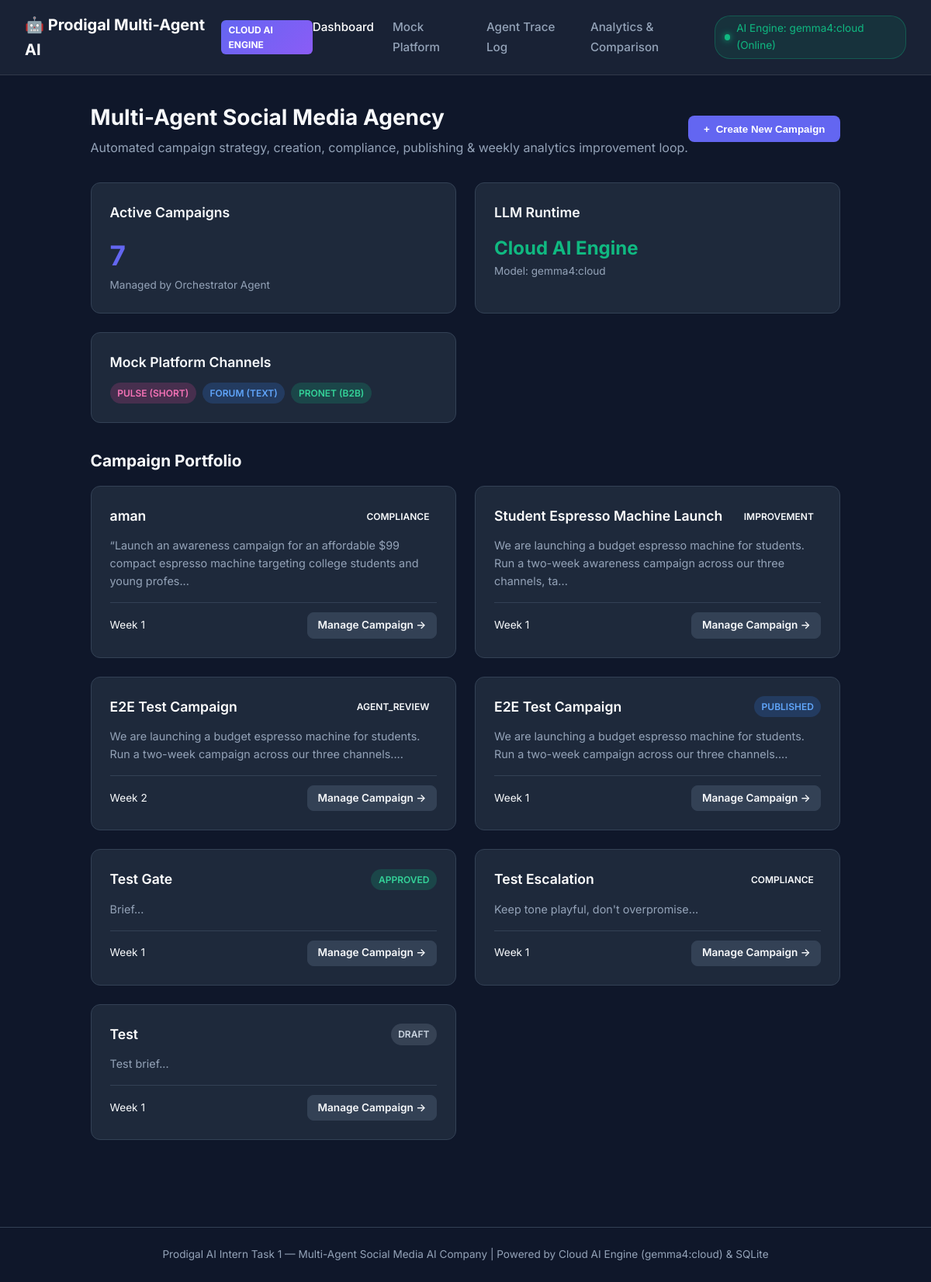
Before: / with the older database file.
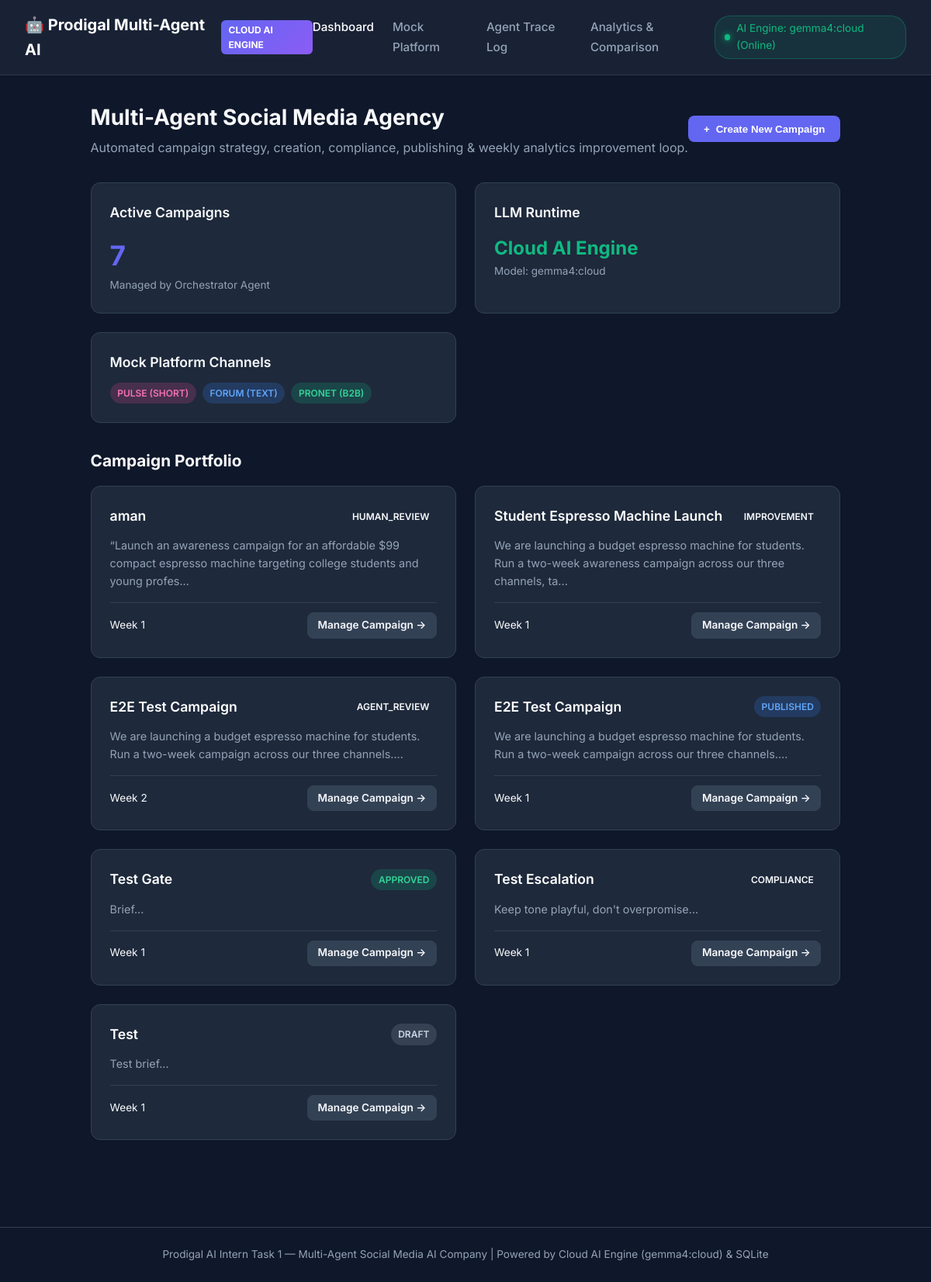
After: the same page with the newer database file.
### app/database/models.py (models this page shows)
class CampaignModel(Base):
    __tablename__ = "campaigns"
    id = Column(String, primary_key=True, index=True) # campaign_id
    title = Column(String, nullable=False)
    human_brief = Column(Text, nullable=False)
    target_audience = Column(JSON, nullable=True) # structured audience profile
    channels = Column(JSON, nullable=True) # list of channels
    duration_days = Column(Integer, default=14)
    content_pillars = Column(JSON, nullable=True)
    posting_cadence = Column(JSON, nullable=True)
    kpis = Column(JSON, nullable=True)
    strategic_hypotheses = Column(JSON, nullable=True)
    status = Column(String, default="DRAFT") # DRAFT, AGENT_REVIEW, COMPLIANCE, HUMAN_REVIEW, APPROVED, SCHEDULED, PUBLISHED, ANALYZING, IMPROVEMENT
    week_number = Column(Integer, default=1) # 1 or 2
    week1_analytics_report = Column(JSON, nullable=True)
    week2_recommendations = Column(JSON, nullable=True)
    week2_strategy_adjustments = Column(JSON, nullable=True)
    created_at = Column(DateTime, default=datetime.utcnow)
    updated_at = Column(DateTime, default=datetime.utcnow, onupdate=datetime.utcnow)
    posts = relationship("PostModel", back_populates="campaign", cascade="all, delete-orphan")
    messages = relationship("AgentMessageModel", back_populates="campaign", cascade="all, delete-orphan")
    traces = relationship("AgentTraceModel", back_populates="campaign", cascade="all, delete-orphan")

### app/main.py (the view)
@app.get("/")
def dashboard_page(request: Request, db: Session = Depends(get_db)):
    campaigns = CampaignService.list_all_campaigns(db)
    return templates.TemplateResponse(
        request=request,
        name="dashboard.html",
        context={"active_tab": "dashboard", "campaigns": campaigns}
    )

### app/templates/dashboard.html (shortened to what this page needs)
{% extends "base.html" %}
{% block content %}
<div class="page-header">
  <div>
    <h1 class="page-title">Multi-Agent Social Media Agency</h1>
    <p style="color: var(--text-muted); margin-top: 0.25rem;">Automated campaign strategy, creation, compliance, publishing & weekly analytics improvement loop.</p>
  </div>
  <button id="openCreateModal" class="btn">
    <span>+</span> Create New Campaign
  </button>
</div>
<div class="grid-3">
  <div class="card">
    <div class="card-title">Active Campaigns</div>
    <div style="font-size: 2.2rem; font-weight: 700; color: var(--accent-primary);">{{ campaigns|length }}</div>
    <p style="color: var(--text-muted); font-size: 0.85rem;">Managed by Orchestrator Agent</p>
  </div>
  <div class="card">
    <div class="card-title">LLM Runtime</div>
    <div style="font-size: 1.5rem; font-weight: 700; color: var(--accent-success);">Cloud AI Engine</div>
    <p style="color: var(--text-muted); font-size: 0.85rem;">Model: gemma4:cloud</p>
  </div>
  <div class="card">
    <div class="card-title">Mock Platform Channels</div>
    <div style="font-size: 1.2rem; font-weight: 600; display: flex; gap: 0.5rem; margin-top: 0.5rem;">
      <span class="badge" style="background: rgba(236,72,153,0.2); color: #f472b6;">Pulse (Short)</span>
      <span class="badge" style="background: rgba(59,130,246,0.2); color: #60a5fa;">Forum (Text)</span>
      <span class="badge" style="background: rgba(16,185,129,0.2); color: #34d399;">ProNet (B2B)</span>
    </div>
  </div>
</div>
<h2 style="margin-bottom: 1rem; font-size: 1.3rem;">Campaign Portfolio</h2>
<div class="grid-3">
  {% for campaign in campaigns %}
  <div class="card">
    <div class="card-title">
      <a href="/campaign/{{ campaign.id }}" style="color: #fff; text-decoration: none;">{{ campaign.title }}</a>
      <span class="badge badge-{{ campaign.status.lower() }}">{{ campaign.status }}</span>
    </div>
    <p style="font-size: 0.9rem; color: var(--text-muted); margin-bottom: 1rem;">
      {{ campaign.human_brief[:120] }}...
    </p>
    <div style="display: flex; justify-content: space-between; align-items: center; border-top: 1px solid var(--border-color); padding-top: 0.75rem; font-size: 0.85rem;">
      <span>Week {{ campaign.week_number }}</span>
      <a href="/campaign/{{ campaign.id }}" class="btn btn-secondary" style="padding: 0.3rem 0.8rem; font-size: 0.85rem;">Manage Campaign &rarr;</a>
    </div>
  </div>
  {% else %}
  <div class="card" style="grid-column: 1 / -1; text-align: center; padding: 3rem;">
    <p style="color: var(--text-muted); margin-bottom: 1rem;">No campaigns found yet.</p>
    <button onclick="document.getElementById('openCreateModal').click()" class="btn">Create Your First Campaign</button>
  </div>
  {% endfor %}
</div>
{% endblock %}

Changed rows visible on the page:
changed CampaignModel "aman": status "COMPLIANCE" → "HUMAN_REVIEW"
